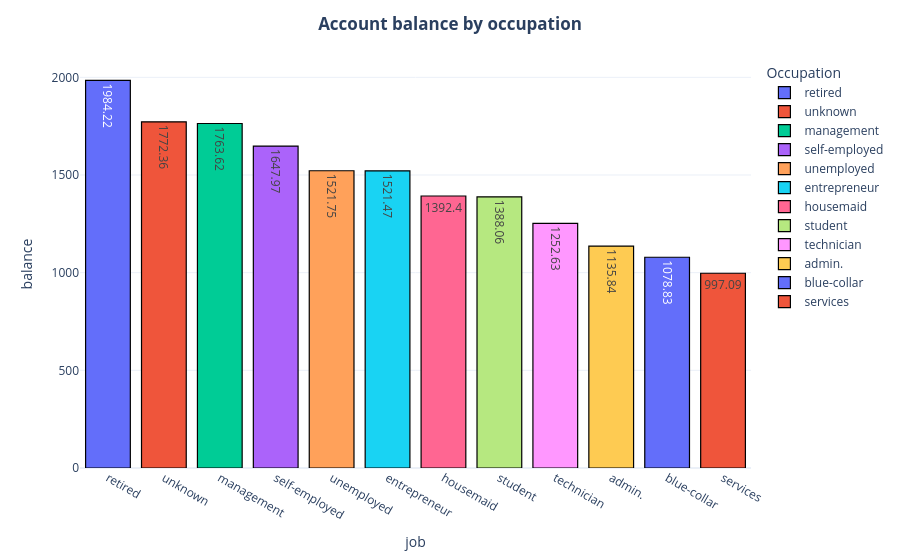

Notebook source saved alongside this figure:
### Markdown cell above
### *3.3.2. Analysis of financial status*

### Code cell
a=df.groupby(['job'], as_index=False)['balance'].mean()
a['balance']=round(a['balance'], 2)

fig=px.bar(a.sort_values(by='balance', ascending=False), 
           x='job', y='balance', text='balance', color='job', template='plotly_white')
fig.update_traces(marker=dict(line=dict(color='#000000', width=1.2)))
fig.update_layout(title_x=0.5, title_text='<b>Account balance by occupation', legend_title='Occupation')

fig.show()

### Figure 1 — Plotly figure (JSON) as saved in the notebook; plotly's stock layout.template omitted (floating-point values rounded to 4 significant figures)
{"data": [{"alignmentgroup": "True", "hovertemplate": "job=%{x}<br>balance=%{text}<extra></extra>", "legendgroup": "retired", "marker": {"color": "#636efa", "line": {"color": "#000000", "width": 1.2}, "pattern": {"shape": ""}}, "name": "retired", "offsetgroup": "retired", "orientation": "v", "showlegend": true, "text": [1984.0], "textposition": "auto", "type": "bar", "x": ["retired"], "xaxis": "x", "y": [1984.0], "yaxis": "y"}, {"alignmentgroup": "True", "hovertemplate": "job=%{x}<br>balance=%{text}<extra></extra>", "legendgroup": "unknown", "marker": {"color": "#EF553B", "line": {"color": "#000000", "width": 1.2}, "pattern": {"shape": ""}}, "name": "unknown", "offsetgroup": "unknown", "orientation": "v", "showlegend": true, "text": [1772.0], "textposition": "auto", "type": "bar", "x": ["unknown"], "xaxis": "x", "y": [1772.0], "yaxis": "y"}, {"alignmentgroup": "True", "hovertemplate": "job=%{x}<br>balance=%{text}<extra></extra>", "legendgroup": "management", "marker": {"color": "#00cc96", "line": {"color": "#000000", "width": 1.2}, "pattern": {"shape": ""}}, "name": "management", "offsetgroup": "management", "orientation": "v", "showlegend": true, "text": [1764.0], "textposition": "auto", "type": "bar", "x": ["management"], "xaxis": "x", "y": [1764.0], "yaxis": "y"}, {"alignmentgroup": "True", "hovertemplate": "job=%{x}<br>balance=%{text}<extra></extra>", "legendgroup": "self-employed", "marker": {"color": "#ab63fa", "line": {"color": "#000000", "width": 1.2}, "pattern": {"shape": ""}}, "name": "self-employed", "offsetgroup": "self-employed", "orientation": "v", "showlegend": true, "text": [1648.0], "textposition": "auto", "type": "bar", "x": ["self-employed"], "xaxis": "x", "y": [1648.0], "yaxis": "y"}, {"alignmentgroup": "True", "hovertemplate": "job=%{x}<br>balance=%{text}<extra></extra>", "legendgroup": "unemployed", "marker": {"color": "#FFA15A", "line": {"color": "#000000", "width": 1.2}, "pattern": {"shape": ""}}, "name": "unemployed", "offsetgroup": "unemployed", "orientation": "v", "showlegend": true, "text": [1522.0], "textposition": "auto", "type": "bar", "x": ["unemployed"], "xaxis": "x", "y": [1522.0], "yaxis": "y"}, {"alignmentgroup": "True", "hovertemplate": "job=%{x}<br>balance=%{text}<extra></extra>", "legendgroup": "entrepreneur", "marker": {"color": "#19d3f3", "line": {"color": "#000000", "width": 1.2}, "pattern": {"shape": ""}}, "name": "entrepreneur", "offsetgroup": "entrepreneur", "orientation": "v", "showlegend": true, "text": [1521.0], "textposition": "auto", "type": "bar", "x": ["entrepreneur"], "xaxis": "x", "y": [1521.0], "yaxis": "y"}, {"alignmentgroup": "True", "hovertemplate": "job=%{x}<br>balance=%{text}<extra></extra>", "legendgroup": "housemaid", "marker": {"color": "#FF6692", "line": {"color": "#000000", "width": 1.2}, "pattern": {"shape": ""}}, "name": "housemaid", "offsetgroup": "housemaid", "orientation": "v", "showlegend": true, "text": [1392.0], "textposition": "auto", "type": "bar", "x": ["housemaid"], "xaxis": "x", "y": [1392.0], "yaxis": "y"}, {"alignmentgroup": "True", "hovertemplate": "job=%{x}<br>balance=%{text}<extra></extra>", "legendgroup": "student", "marker": {"color": "#B6E880", "line": {"color": "#000000", "width": 1.2}, "pattern": {"shape": ""}}, "name": "student", "offsetgroup": "student", "orientation": "v", "showlegend": true, "text": [1388.0], "textposition": "auto", "type": "bar", "x": ["student"], "xaxis": "x", "y": [1388.0], "yaxis": "y"}, {"alignmentgroup": "True", "hovertemplate": "job=%{x}<br>balance=%{text}<extra></extra>", "legendgroup": "technician", "marker": {"color": "#FF97FF", "line": {"color": "#000000", "width": 1.2}, "pattern": {"shape": ""}}, "name": "technician", "offsetgroup": "technician", "orientation": "v", "showlegend": true, "text": [1253.0], "textposition": "auto", "type": "bar", "x": ["technician"], "xaxis": "x", "y": [1253.0], "yaxis": "y"}, {"alignmentgroup": "True", "hovertemplate": "job=%{x}<br>balance=%{text}<extra></extra>", "legendgroup": "admin.", "marker": {"color": "#FECB52", "line": {"color": "#000000", "width": 1.2}, "pattern": {"shape": ""}}, "name": "admin.", "offsetgroup": "admin.", "orientation": "v", "showlegend": true, "text": [1136.0], "textposition": "auto", "type": "bar", "x": ["admin."], "xaxis": "x", "y": [1136.0], "yaxis": "y"}, {"alignmentgroup": "True", "hovertemplate": "job=%{x}<br>balance=%{text}<extra></extra>", "legendgroup": "blue-collar", "marker": {"color": "#636efa", "line": {"color": "#000000", "width": 1.2}, "pattern": {"shape": ""}}, "name": "blue-collar", "offsetgroup": "blue-collar", "orientation": "v", "showlegend": true, "text": [1079.0], "textposition": "auto", "type": "bar", "x": ["blue-collar"], "xaxis": "x", "y": [1079.0], "yaxis": "y"}, {"alignmentgroup": "True", "hovertemplate": "job=%{x}<br>balance=%{text}<extra></extra>", "legendgroup": "services", "marker": {"color": "#EF553B", "line": {"color": "#000000", "width": 1.2}, "pattern": {"shape": ""}}, "name": "services", "offsetgroup": "services", "orientation": "v", "showlegend": true, "text": [997.1], "textposition": "auto", "type": "bar", "x": ["services"], "xaxis": "x", "y": [997.1], "yaxis": "y"}], "layout": {"barmode": "relative", "legend": {"title": {"text": "Occupation"}, "tracegroupgap": 0}, "margin": {"t": 60}, "title": {"text": "<b>Account balance by occupation", "x": 0.5}, "xaxis": {"anchor": "y", "categoryarray": ["retired", "unknown", "management", "self-employed", "unemployed", "entrepreneur", "housemaid", "student", "technician", "admin.", "blue-collar", "services"], "categoryorder": "array", "domain": [0, 1], "title": {"text": "job"}}, "yaxis": {"anchor": "x", "domain": [0, 1], "title": {"text": "balance"}}}}
